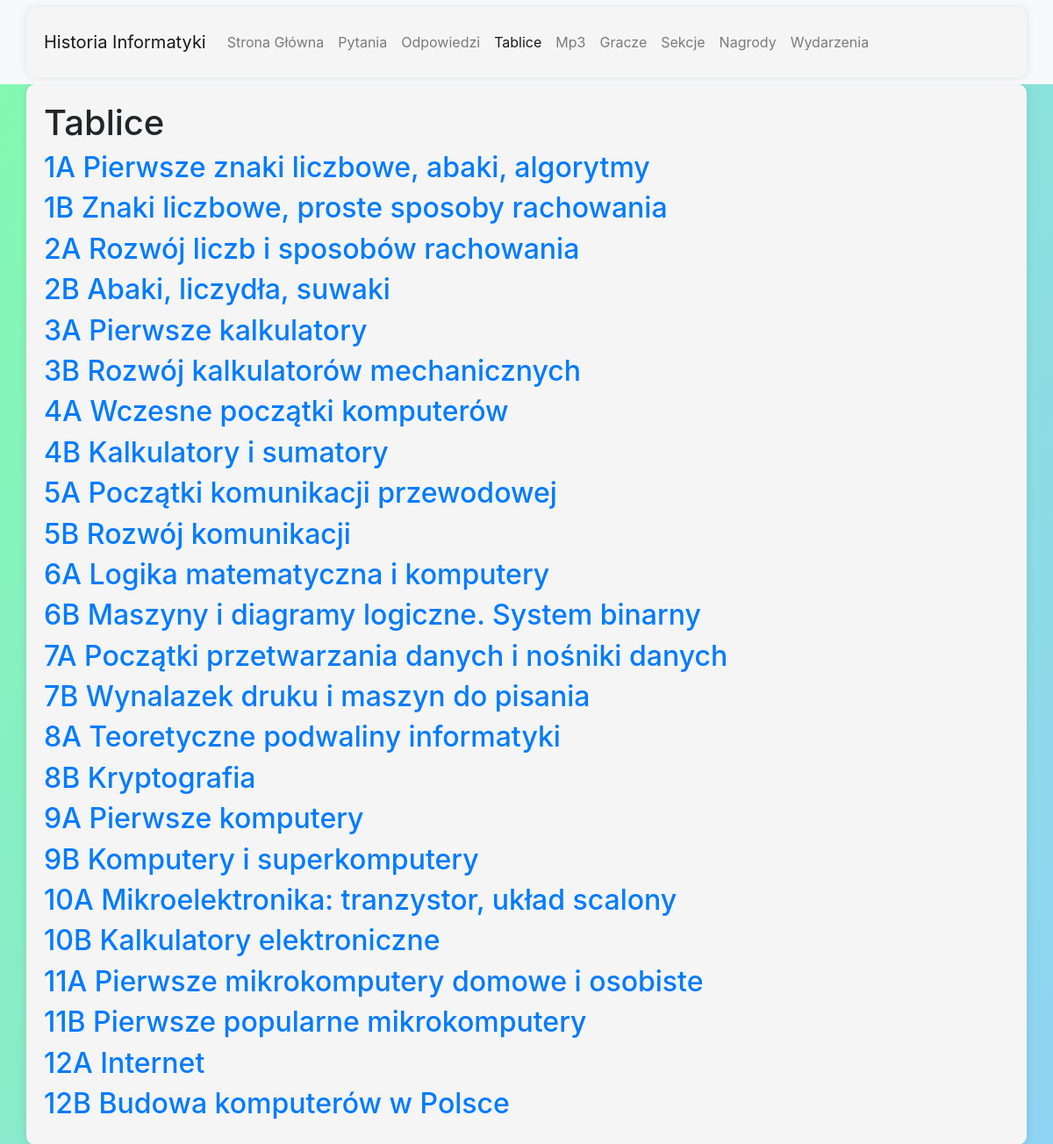
/board/, run on the app's committed database.
### database/models.py (models this page shows, shortened)
class Board(models.Model):
    id = models.AutoField(primary_key=True)
    no = models.PositiveIntegerField(default=0)
    page = models.CharField(max_length=1, choices=PAGE_CHOICES)
    title = models.CharField(max_length=100, default="")
    class Meta:
        verbose_name_plural = 'Boards'
        unique_together = ('no', 'page')

### database/views.py (the view)
# urls.py: path('board/', views.board_menu, name='board_menu'),
def board_menu(request):
    boards = Board.objects.all()
    return render(request, 'board/board_menu.html', {'boards': boards})

### database/templates/board/board_menu.html
{% extends "base.html" %}
{% load static %}
{% block page_content %}
<h1>Tablice</h1>
<div>
    {% for board in boards %}
    <div class="board">
        <a href="{% url 'board' board.pk %}">
            <h2>{{ board.no }}{{ board.page }} {{ board.title }}</h2>
        </a>
    </div>
{% endfor %}
</div>
{% endblock %}

### data on the page
Board: no "1", page "A", title "Pierwsze znaki liczbowe, abaki, algorytmy"
Board: no "1", page "B", title "Znaki liczbowe, proste sposoby rachowania"
Board: no "2", page "A", title "Rozwój liczb i sposobów rachowania"
Board: no "2", page "B", title "Abaki, liczydła, suwaki"
Board: no "3", page "A", title "Pierwsze kalkulatory"
Board: no "3", page "B", title "Rozwój kalkulatorów mechanicznych"
Board: no "4", page "A", title "Wczesne początki komputerów"
Board: no "4", page "B", title "Kalkulatory i sumatory"
Board: no "5", page "A", title "Początki komunikacji przewodowej"
Board: no "5", page "B", title "Rozwój komunikacji"
Board: no "6", page "A", title "Logika matematyczna i komputery"
Board: no "6", page "B", title "Maszyny i diagramy logiczne. System binarny"
Board: no "7", page "A", title "Początki przetwarzania danych i nośniki danych"
Board: no "7", page "B", title "Wynalazek druku i maszyn do pisania"
Board: no "8", page "A", title "Teoretyczne podwaliny informatyki"
Board: no "8", page "B", title "Kryptografia"
Board: no "9", page "A", title "Pierwsze komputery"
Board: no "9", page "B", title "Komputery i superkomputery"
Board: no "10", page "A", title "Mikroelektronika: tranzystor, układ scalony"
Board: no "10", page "B", title "Kalkulatory elektroniczne"
Board: no "11", page "A", title "Pierwsze mikrokomputery domowe i osobiste"
Board: no "11", page "B", title "Pierwsze popularne mikrokomputery"
Board: no "12", page "A", title "Internet"
Board: no "12", page "B", title "Budowa komputerów w Polsce"
